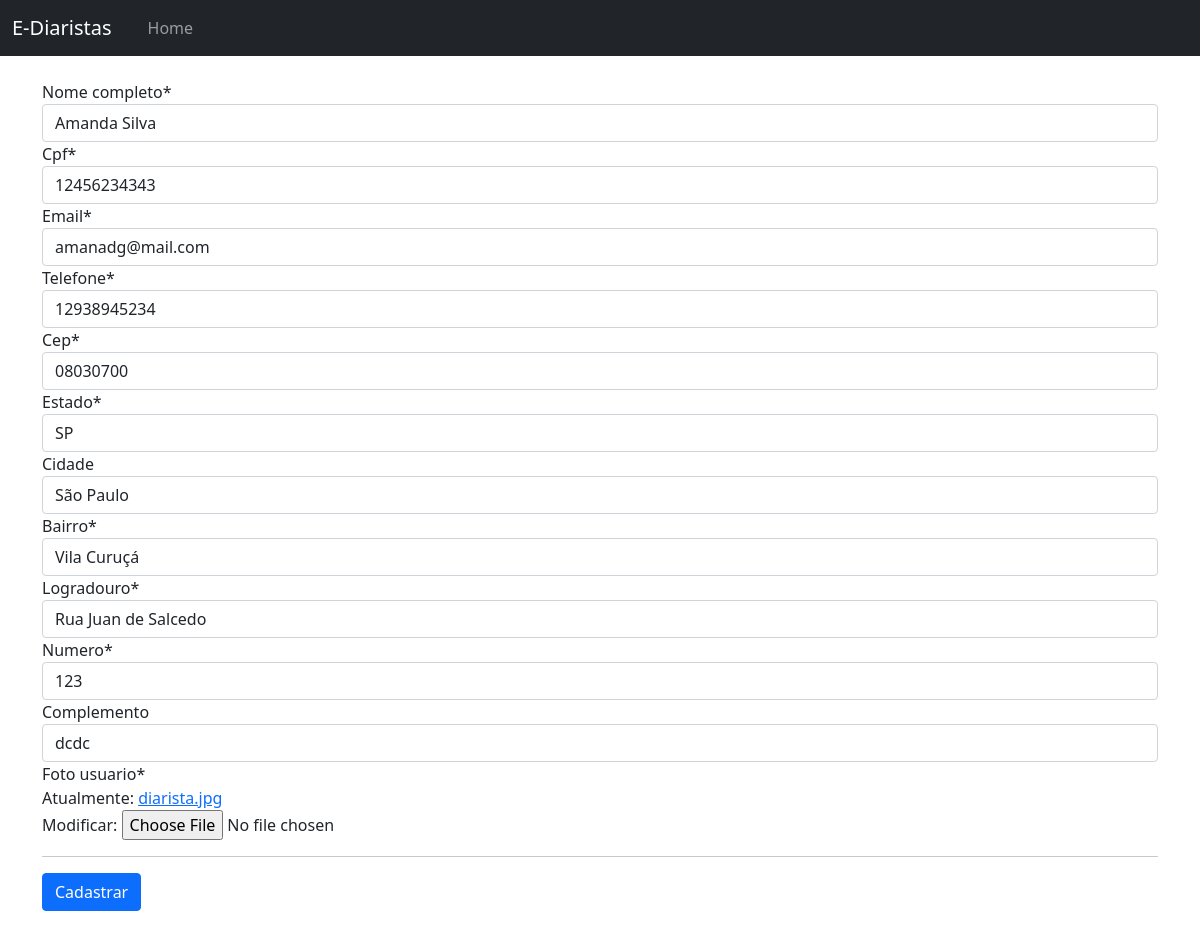
/web/editar_diarista/3, run on the app's committed database.
### web/models.py (models this page shows)
class Diaristas(models.Model):
    nome_completo = models.CharField(max_length=100, null=False, blank=False)
    cpf = models.CharField(max_length=12, null=False, blank=False, unique=True)
    email = models.EmailField(null=False, blank=False, unique=True)
    telefone = models.CharField(max_length=11, null=False, blank=False)
    cep = models.CharField(max_length=8, null=False, blank=False)
    estado = models.CharField(max_length=2, null=False, blank=False)
    cidade = models.CharField(max_length=30, null=False, blank=True)
    bairro = models.CharField(max_length=30, null=False, blank=False)
    logradouro = models.CharField(max_length=60, null=False, blank=False)
    numero = models.IntegerField(null=False, blank=False)
    complemento = models.CharField(max_length=100, null=False, blank=True)
    codigo_ibge = models.IntegerField(null=False, blank=False)
    foto_usuario = models.ImageField(null=False)

### web/views.py (the view)
# urls.py: path('editar_diarista/<int:diarista_id>', views.editar_diarista, name='editar_diarista' ),
def editar_diarista(request, diarista_id):
    diarista = Diaristas.objects.get(id=diarista_id)
    if request.method == 'POST':
        form_diarista = diarista_form.DiaristaForm(request.POST or None, request.FILES, instance=diarista)
        if form_diarista.is_valid():
            form_diarista.save()
            return redirect('listar_diaristas')
    else:
        form_diarista = diarista_form.DiaristaForm(instance=diarista)
    return  render(request, 'form_diaristas.html', {'form_diarista': form_diarista})

### web/forms/diarista_form.py (shortened to what this page needs)
class DiaristaForm(forms.ModelForm):
    cpf = forms.CharField(widget=forms.TextInput(attrs={'data-mask': "000.000.000-00"}))
    cep = forms.CharField(widget=forms.TextInput(attrs={'data-mask': "00000-000"}))
    telefone = forms.CharField(widget=forms.TextInput(attrs={'data-mask': "(00) 0 0000-0000"}))
    class Meta:
        model = models.Diaristas
        exclude = ('codigo_ibge', )

### web/templates/form_diaristas.html (shortened to what this page needs)
{% extends 'base.html' %} {% load crispy_forms_tags %} {% block conteudo %}
<form method="post" enctype="multipart/form-data">
  <br />
  {% csrf_token %} {{form_diarista|crispy}}
  <hr />
  <button type="submit" class="btn btn-primary">Cadastrar</button>
  <br /><br />
</form>
{% endblock conteudo %}

### data on the page
Diaristas: nome_completo "Amanda Silva", cpf "12456234343", email "amanadg@mail.com", telefone "12938945234", cep "08030700", estado "SP", cidade "São Paulo", bairro "Vila Curuçá", logradouro "Rua Juan de Salcedo", numero "123", complemento "dcdc"
